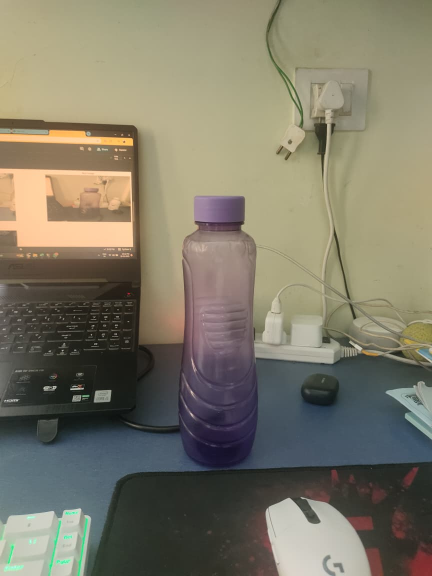
#> input picture image2.jpg, 864 x 1152 px, found by its file name (shown at 1/2 size)
$ jupyter execute OpenCV.ipynb
#> lines starting #> are read from the running program, lines starting #| are printed output that depends on the picture; after the words box and inside, x2 and y2 are one past the last pixel; in counts of white or black regions, pixels touching at a corner belong together
[cell 1]
import cv2
import numpy as np
import matplotlib.pyplot as plt
import imutils
import time
import os

# load and preprocess the images
def load_and_preprocess(image_path):
    image = cv2.imread(image_path)
#> image is the input picture: shape (1152, 864, 3); mean B, G, R 104, 121.7, 126.2

    if image is None:
        raise FileNotFoundError(f"Could not load image from path: {image_path}")

    image = cv2.resize(image, (1280, 720))
#> image: shape (720, 1280, 3)
    gray_image = cv2.cvtColor(image, cv2.COLOR_BGR2GRAY)
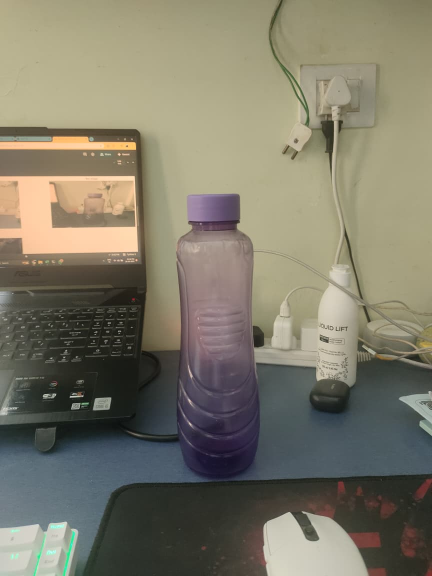
#> input picture image3.jpg, 864 x 1152 px, found by its file name (shown at 1/2 size)
#> in load_and_preprocess, image is the input picture: shape (1152, 864, 3); mean B, G, R 105.5, 122.4, 126.4
    return image, gray_image

# subtract image
def subtract_image(image1, image2):
    diff = cv2.absdiff(image1, image2)
    _, thresh = cv2.threshold(diff, 100, 255, cv2.THRESH_BINARY)
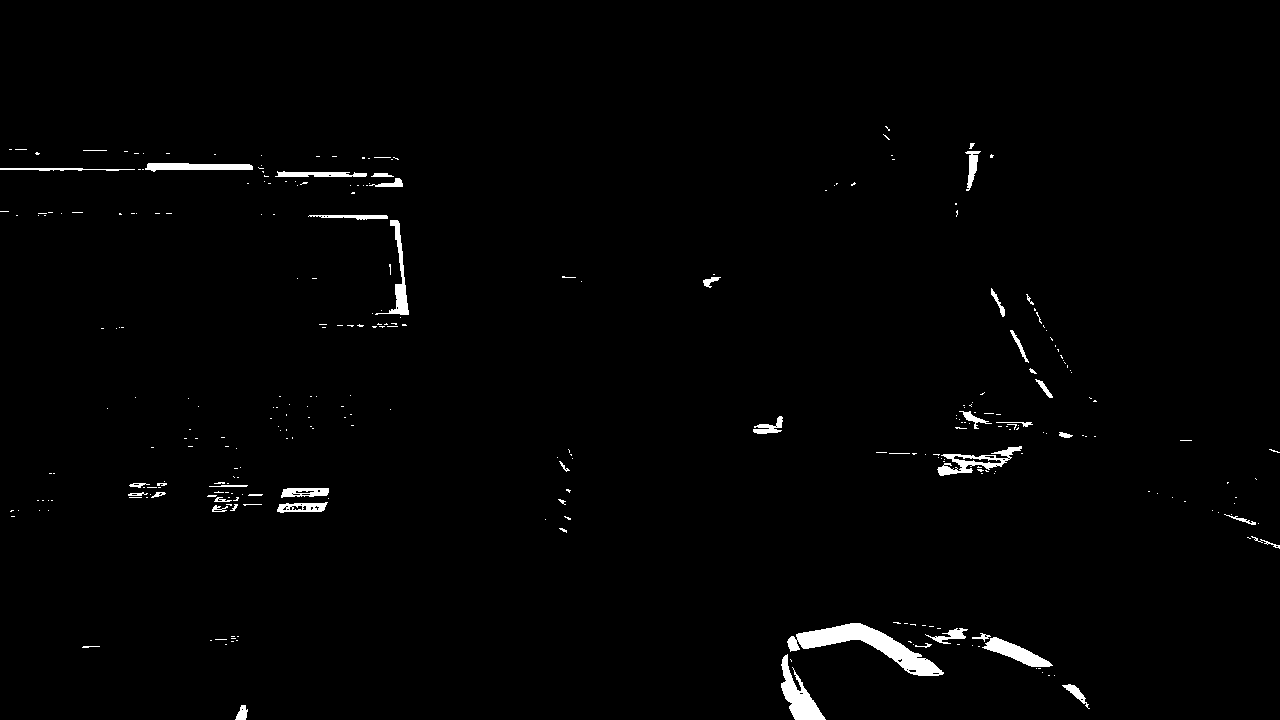
#> thresh: shape (720, 1280); 1.3% white; 305 white regions (258 under 20 px), largest, box (x1, y1, x2, y2) and area: (787, 623, 944, 676) 2671, (781, 654, 826, 720) 1190, (982, 637, 1053, 667) 834
    return diff, thresh


# Paths
image_path1 = "C:/Users/prajw/Desktop/Puneeth study/python/GenAI/OpenCV/image2.jpg"
image_path2 = "C:/Users/prajw/Desktop/Puneeth study/python/GenAI/OpenCV/image3.jpg"


# Load
image1, gray_image1 = load_and_preprocess(image_path1)
image2, gray_image2 = load_and_preprocess(image_path2)

# Subtract
diff, thresh = subtract_image(gray_image1, gray_image2)

# Plot
plt.figure(figsize=(15, 7))

plt.subplot(2,2,1)
plt.title("Static Image")
plt.imshow(cv2.cvtColor(image1, cv2.COLOR_BGR2RGB))
plt.axis('off')

plt.subplot(2, 2, 2)
plt.title("Test Image")
plt.imshow(cv2.cvtColor(image2, cv2.COLOR_BGR2RGB))
plt.axis('off')

plt.subplot(2, 2, 3)
plt.title("Difference")
plt.imshow(diff, cmap='gray')
plt.axis('off')

plt.subplot(2, 2, 4)
plt.title("Threshold Difference")
plt.imshow(thresh, cmap='gray')
plt.axis('off')

plt.show()
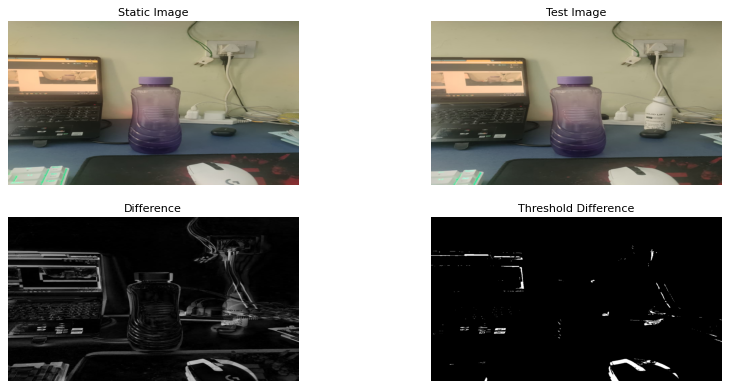
#> figure drawn by matplotlib, 4 panels

[cell 2]
dilate_image=cv2.dilate(thresh,None,iterations=2)
#> dilate_image: shape (720, 1280); 3.3% white; 138 white regions
plt.imshow(dilate_image,cmap='gray')
plt.axis('off')
plt.show()

[cell 3]
cnts=cv2.findContours(dilate_image.copy(),cv2.RETR_EXTERNAL,cv2.CHAIN_APPROX_SIMPLE)
#> cnts = 138 contours, 25 with area under 20; largest, box (x1, y1, x2, y2) and area: (779, 621, 970, 720) 5888, (0, 161, 255, 174) 1758, (931, 444, 1025, 478) 1751, (306, 213, 411, 320) 1722, (273, 169, 405, 189) 1375
cnts=imutils.grab_contours(cnts)
# cnts

[cell 4]
#iterate the contours
for c in cnts:
  if cv2.contourArea(c)<700:
    continue

  (x,y,w,h)=cv2.boundingRect(c)
  cv2.rectangle(image2,(x,y),(x+w,y+h),(0,255,0),2)
#> this loop made 138 passes
#> c on passes 3, 5, 6, 13, 16, 17, 18, 19, 22, 23, 24, 26: [[1046, 673], [1046, 677], [1056, 677], [1056, 673]], [[970, 643], [970, 647], [974, 647], [974, 643]], [[955, 642], [955, 646], [961, 646], [961, 642]], [[543, 517], [543, 521], [547, 521], [547, 517]], [[1216, 510], [1216, 514], [1220, 514], [1220, 510]], [[1210, 508], [1210, 512], [1214, 512], [1214, 508]], [[46, 508], [46, 512], [50, 512], [50, 508]], [[37, 508], [37, 512], [41, 512], [41, 508]], [[1232, 501], [1232, 505], [1236, 505], [1236, 501]], [[1182, 499], [1182, 503], [1187, 503], [1187, 499]], [[35, 498], [35, 502], [54, 502], [54, 498]], [[1233, 495], [1233, 499], [1238, 499], [1238, 495]]
#> (x, y, w, h) on passes 8, 9, 32, 34, 47: (970, 631, 85, 44), (779, 621, 191, 99), (275, 486, 56, 29), (205, 480, 45, 34), (931, 444, 94, 34)
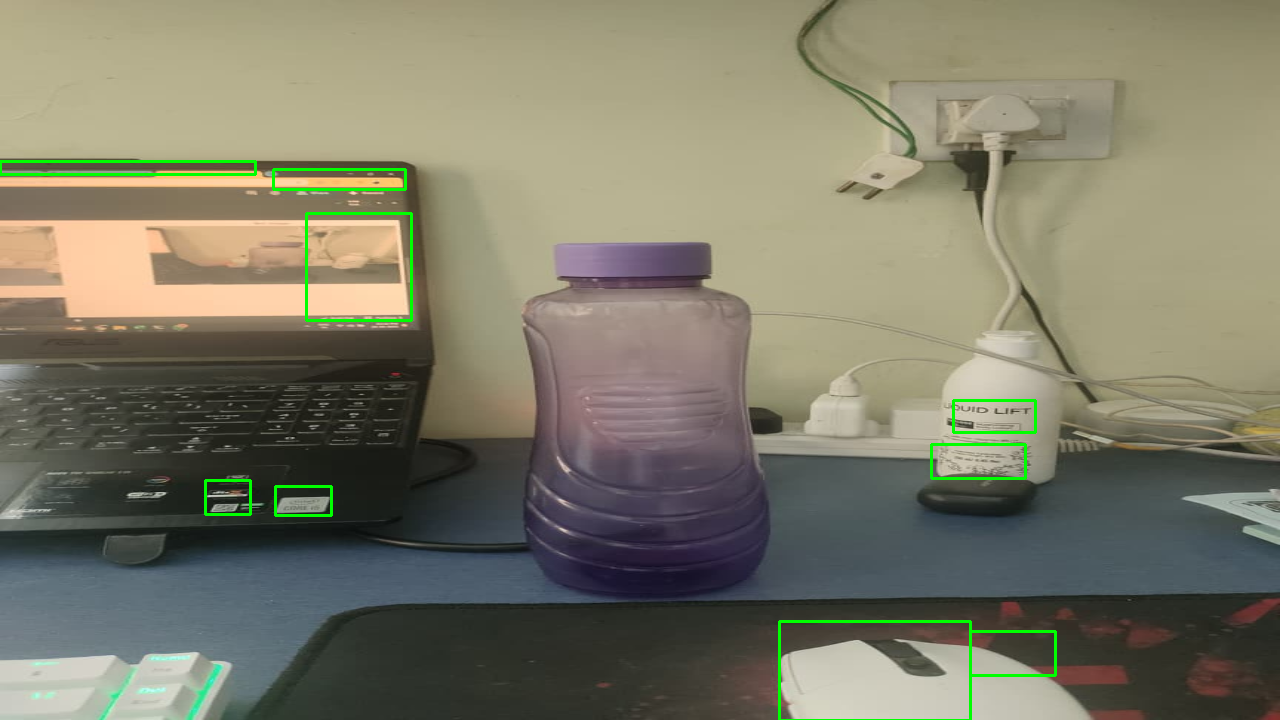
#> image2: shape (720, 1280, 3); mean B, G, R 104.6, 123.6, 125.3
cv2.imshow('test',image2)
cv2.waitKey(10000)
cv2.destroyAllWindows()

Test In realtime / video

[cell 5]
video_path='C:/Users/prajw/Desktop/Puneeth study/python/GenAI/OpenCV/test.mp4'
# video_cap=cv2.VideoCapture(0)
video_cap=cv2.VideoCapture(video_path)
static_frame=None

while True:
    success, frame = video_cap.read()
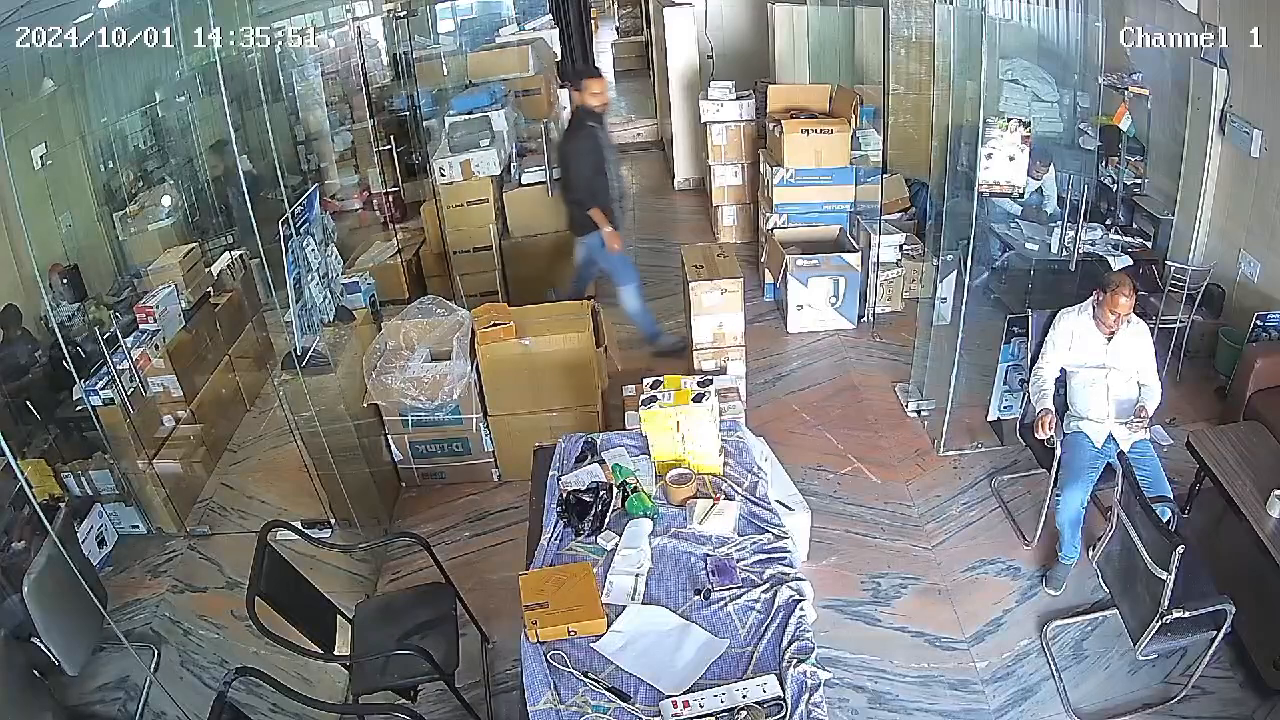
#> input picture frame 37 of test.mp4, 1280 x 720 px
#> frame is the input picture: shape (720, 1280, 3); mean B, G, R 126.8, 126.4, 123.5
    if not success:
        break

    frame = cv2.resize(frame, (1280, 720))
    gray_frame = cv2.cvtColor(frame, cv2.COLOR_BGR2GRAY)
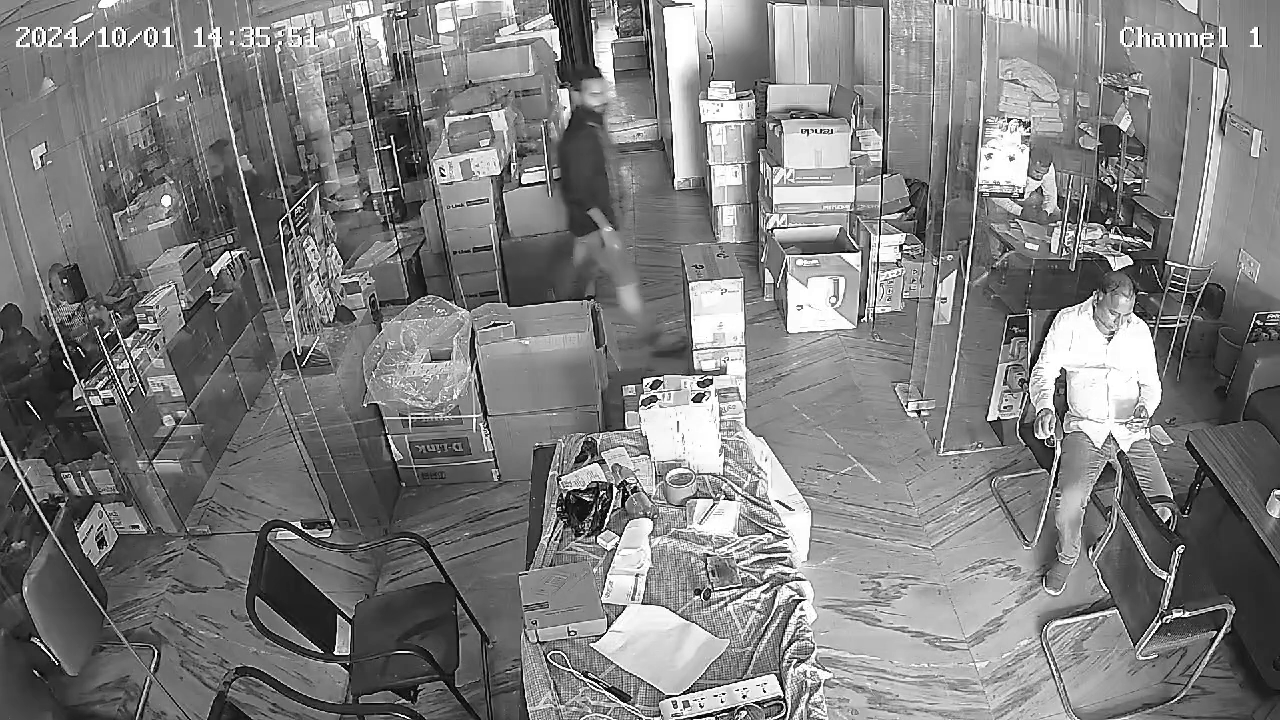
#> gray_frame: shape (720, 1280); min 0, max 255, mean 125.6

    if static_frame is None:
        static_frame = gray_frame
        continue

    diff, thresh = subtract_image(static_frame, gray_frame)
    dilate_image = cv2.dilate(thresh, None, iterations=2)

    cnts = cv2.findContours(dilate_image.copy(), cv2.RETR_EXTERNAL, cv2.CHAIN_APPROX_SIMPLE)
    cnts = imutils.grab_contours(cnts)

    for c in cnts:
        if cv2.contourArea(c) < 700:
            continue
        (x, y, w, h) = cv2.boundingRect(c)
        cv2.rectangle(frame, (x, y), (x + w, y + h), (0, 255, 0), 2)

    # <-- Move this inside the loop
    cv2.imshow("Motion Detection", frame)

    if cv2.waitKey(1) & 0xFF == ord('q'):  # Press 'q' to quit
        break

    time.sleep(1)
